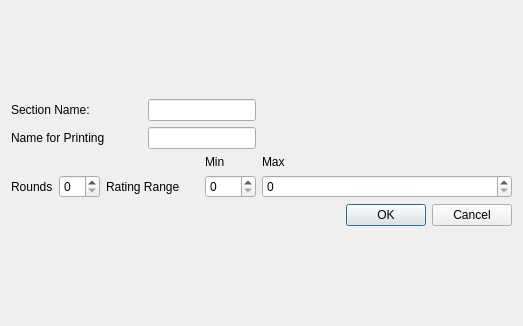
<?xml version="1.0" encoding="UTF-8"?>
<ui version="4.0">
 <class>SectionDialog</class>
 <widget class="QDialog" name="SectionDialog">
  <property name="geometry">
   <rect>
    <x>0</x>
    <y>0</y>
    <width>523</width>
    <height>326</height>
   </rect>
  </property>
  <property name="windowTitle">
   <string>Dialog</string>
  </property>
  <layout class="QGridLayout" name="gridLayout_2">
   <item row="0" column="0">
    <layout class="QGridLayout" name="gridLayout">
     <item row="3" column="1">
      <widget class="QSpinBox" name="roundsSpinBox"/>
     </item>
     <item row="3" column="2" colspan="2">
      <widget class="QLabel" name="rtgLabel">
       <property name="text">
        <string>Rating Range </string>
       </property>
      </widget>
     </item>
     <item row="1" column="0" colspan="3">
      <widget class="QLabel" name="label_2">
       <property name="text">
        <string>Name for Printing</string>
       </property>
      </widget>
     </item>
     <item row="3" column="0">
      <widget class="QLabel" name="roundsLabel">
       <property name="text">
        <string>Rounds</string>
       </property>
      </widget>
     </item>
     <item row="0" column="3" colspan="2">
      <widget class="QLineEdit" name="nameEdit"/>
     </item>
     <item row="1" column="3" colspan="2">
      <widget class="QLineEdit" name="printNameEdit"/>
     </item>
     <item row="3" column="4">
      <widget class="QSpinBox" name="minSpinBox"/>
     </item>
     <item row="0" column="0" colspan="3">
      <widget class="QLabel" name="label">
       <property name="text">
        <string>Section Name:</string>
       </property>
      </widget>
     </item>
     <item row="3" column="5">
      <widget class="QSpinBox" name="maxSpinBox"/>
     </item>
     <item row="2" column="4">
      <widget class="QLabel" name="minLabel">
       <property name="sizePolicy">
        <sizepolicy hsizetype="Preferred" vsizetype="Maximum">
         <horstretch>0</horstretch>
         <verstretch>10</verstretch>
        </sizepolicy>
       </property>
       <property name="minimumSize">
        <size>
         <width>0</width>
         <height>0</height>
        </size>
       </property>
       <property name="sizeIncrement">
        <size>
         <width>0</width>
         <height>0</height>
        </size>
       </property>
       <property name="baseSize">
        <size>
         <width>0</width>
         <height>0</height>
        </size>
       </property>
       <property name="text">
        <string>Min</string>
       </property>
       <property name="alignment">
        <set>Qt::AlignmentFlag::AlignBottom|Qt::AlignmentFlag::AlignLeading|Qt::AlignmentFlag::AlignLeft</set>
       </property>
      </widget>
     </item>
     <item row="2" column="5">
      <widget class="QLabel" name="maxLabel">
       <property name="text">
        <string>Max</string>
       </property>
      </widget>
     </item>
     <item row="4" column="5">
      <widget class="QDialogButtonBox" name="buttonBox">
       <property name="orientation">
        <enum>Qt::Orientation::Horizontal</enum>
       </property>
       <property name="standardButtons">
        <set>QDialogButtonBox::StandardButton::Cancel|QDialogButtonBox::StandardButton::Ok</set>
       </property>
      </widget>
     </item>
    </layout>
   </item>
  </layout>
 </widget>
 <resources/>
 <connections>
  <connection>
   <sender>buttonBox</sender>
   <signal>accepted()</signal>
   <receiver>SectionDialog</receiver>
   <slot>accept()</slot>
   <hints>
    <hint type="sourcelabel">
     <x>248</x>
     <y>254</y>
    </hint>
    <hint type="destinationlabel">
     <x>157</x>
     <y>274</y>
    </hint>
   </hints>
  </connection>
  <connection>
   <sender>buttonBox</sender>
   <signal>rejected()</signal>
   <receiver>SectionDialog</receiver>
   <slot>reject()</slot>
   <hints>
    <hint type="sourcelabel">
     <x>316</x>
     <y>260</y>
    </hint>
    <hint type="destinationlabel">
     <x>286</x>
     <y>274</y>
    </hint>
   </hints>
  </connection>
 </connections>
</ui>
